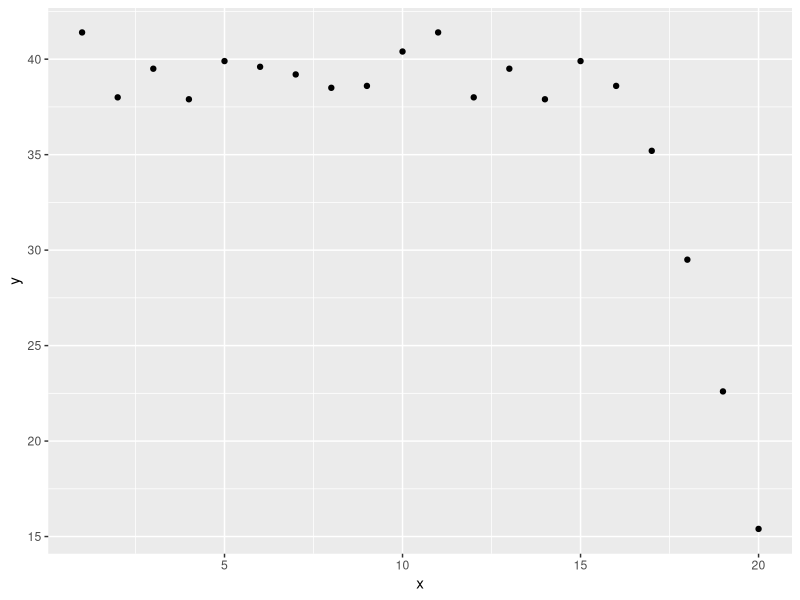
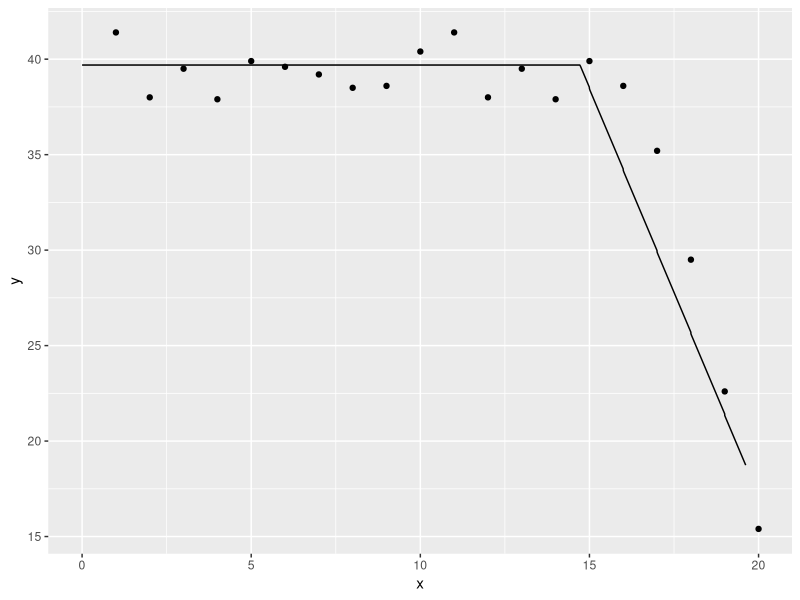
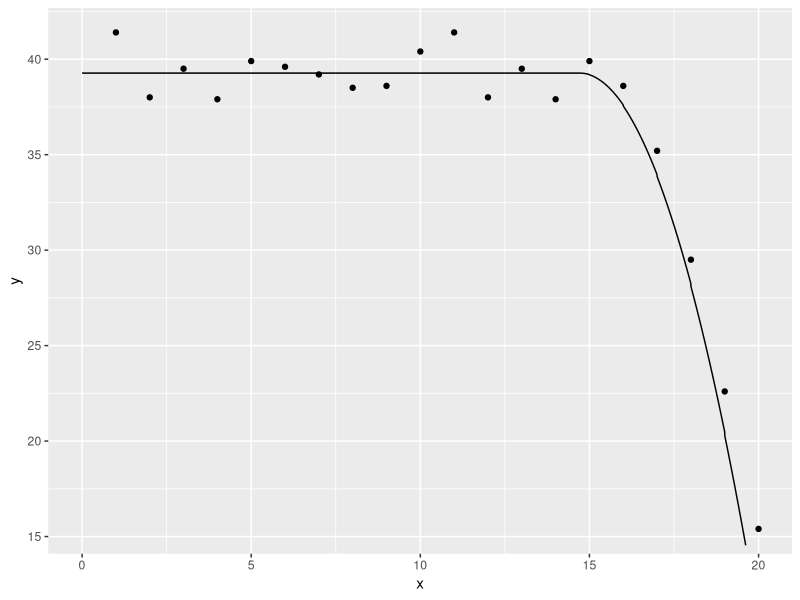
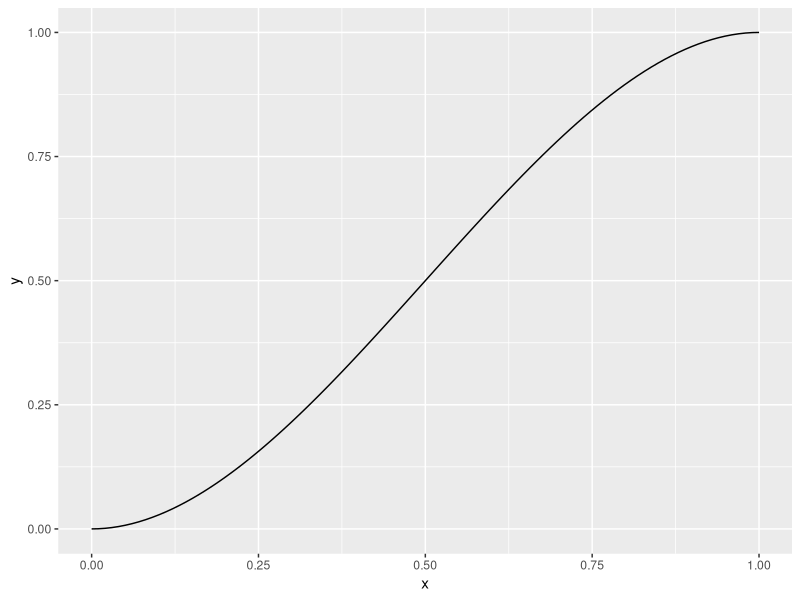
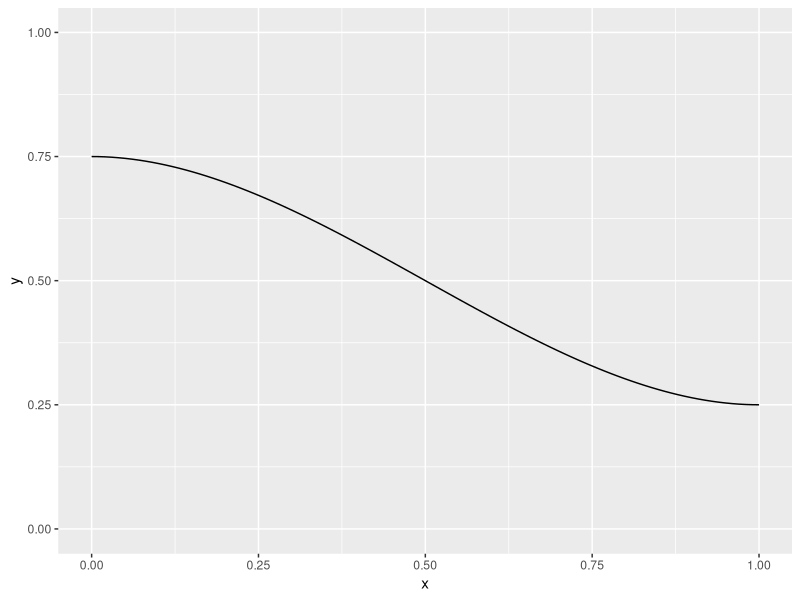
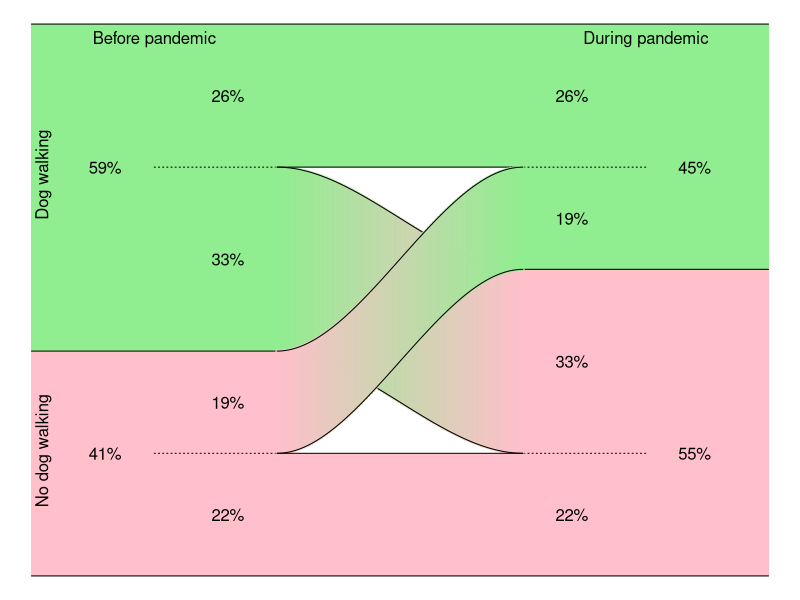

Source code (R) for these figures, in order:
## ---- chunk 1
#| label: setup

library(broom)
library(dplyr)
library(magrittr)
## ---- chunk 2
#| label: very-simple-splines-01

library(ggplot2)
x <- 1:20
y <- c(rep(40, 15), 40-(1:5)^2)+round(rnorm(10), 1)
simulated_example <- data.frame(x, y)
simulated_example
ggplot(simulated_example, aes(x, y)) +
  geom_point()
## ---- chunk 3
#| label: very-simple-splines-02

linear_spline_ivs <- data.frame(x0=rep(1, 20), x1=c(rep(0, 15), 1:5))
linear_spline_ivs
## ---- chunk 4
#| label: very-simple-splines-03

simple_spline_data <- 
  data.frame(
    x1=linear_spline_ivs$x1, 
    x=simulated_example$x,
    y=simulated_example$y)
linear_spline_model <- lm(y~x1, data=simple_spline_data)
tidy(linear_spline_model)
## ---- chunk 5
#| label: very-simple-splines-04

x_extra <- seq(0, 20, length=1000)
data.frame(
  x=x_extra,
  x1=pmax(0, x_extra-15),
  x1sq=pmax(0, x_extra-15)^2) %>%
  full_join(simulated_example, by="x") -> enhanced_data
## ---- chunk 6
#| label: very-simple-splines-05

linear_spline_predictions <- augment(linear_spline_model, newdata=enhanced_data)
ggplot(linear_spline_predictions, aes(x, y)) +
  geom_point() +
  geom_line(y=linear_spline_predictions$.fitted)
## ---- chunk 7
#| label: very-simple-splines-06

simple_spline_data %>%
  mutate(x1sq=x1*x1) -> quadratic_spline_data
quadratic_spline_model <- lm(y~x1sq, data=quadratic_spline_data)
tidy(quadratic_spline_model)
quadratic_spline_predictions <- augment(quadratic_spline_model, newdata=enhanced_data)
ggplot(quadratic_spline_predictions, aes(x, y)) +
  geom_point() +
  geom_line(y=quadratic_spline_predictions$.fitted)
## ---- chunk 8
#| label: very-simple-splines-07

x <- seq(0, 1, length=100)
y <- 3*x^2-2*x^3
data.frame(x=x, y=y) %>%
  ggplot(aes(x, y)) +
    geom_line()
## ---- chunk 9
#| label: very-simple-splines-08

x <- seq(0, 1, length=100)
y <- 3*x^2-2*x^3
data.frame(x=x, y=y) %>%
  mutate(y=0.75-0.5*y) %>%
  ggplot(aes(x, y)) +
    geom_line() + 
    expand_limits(y=0:1)
## ---- chunk 10
#| label: very-simple-splines-09

par(mar=rep(0.1,4))
plot(c(-1,2), c(0, 216), type="n", axes=FALSE, xlab="", ylab="")

polygon(x=c(-1, 0, 0, -1), y=c(   0,   0,  88,  88), col="pink", border=NA)
polygon(x=c( 2, 1, 1,  2), y=c(   0,   0, 120, 120), col="pink", border=NA)
polygon(x=c( 0, 1, 1,  0), y=c(   0,   0,  48,  48), col="pink", border=NA)

polygon(x=c(-1, 0, 0, -1), y=c(216, 216,  88,  88), col="lightgreen", border=NA)
polygon(x=c( 2, 1, 1,  2), y=c(216, 216, 120, 120), col="lightgreen", border=NA)
polygon(x=c( 0, 1, 1,  0), y=c(216, 216, 160, 160), col="lightgreen", border=NA)

segments(-1,   0, 2,   0)
segments(-1, 216, 2, 216)

segments(-1,  88, 0,  88)
segments( 1, 120, 2, 120)

segments(-0.5,  48, 0,  48, lty="dotted")
segments(-0.5, 160, 0, 160, lty="dotted")
segments( 1.5,  48, 1,  48, lty="dotted")
segments( 1.5, 160, 1, 160, lty="dotted")

x <-seq(0,1, length=100)
y <- 3*x^2-2*x^3

for (i in 1:length(x)) {
  segments(x[i], 160-40*y[i], x[i], 88-40*y[i], col=rgb(floor(colorRamp(c("lightgreen", "pink"))(x[i]))/255), lwd=3)
}

lines(x,  88 -  40*y)
lines(x, 160 -  40*y)
lines(x, 160 +   0*y)

for (i in 1:length(x)) {
  segments(x[i], 48+72*y[i], x[i], 88+72*y[i], col=rgb(floor(colorRamp(c("pink", "lightgreen"))(x[i]))/255), lwd=3)
}

lines(x,  48 +   0*y)
lines(x,  48 +  72*y)
lines(x,  88 +  72*y)

text(-0.95, 49, "No dog walking", srt=90)
text(-0.95, 157, "Dog walking", srt=90)
text(-0.5, 210, "Before pandemic")
text( 1.5, 210, "During pandemic")
text(-0.7, 48, "41%")
text(-0.2, 24, "22%")
text(-0.2, 68, "19%")
text( 1.2, 24, "22%")
text( 1.2, 84, "33%")
text( 1.7, 48, "55%")
text(-0.7,160, "59%")
text(-0.2,188, "26%")
text(-0.2,124, "33%")
text( 1.2,188, "26%")
text( 1.2,140, "19%")
text( 1.7,160, "45%")
